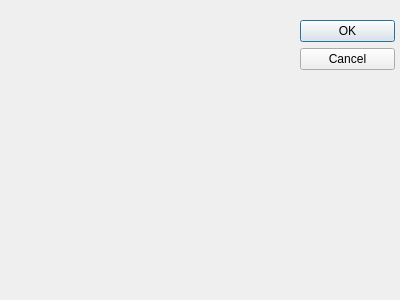
<?xml version="1.0" encoding="UTF-8"?>
<ui version="4.0">
 <class>Dialog</class>
 <widget class="QDialog" name="Dialog">
  <property name="geometry">
   <rect>
    <x>0</x>
    <y>0</y>
    <width>400</width>
    <height>300</height>
   </rect>
  </property>
  <property name="windowTitle">
   <string>Dialog</string>
  </property>
  <widget class="QWidget" name="layoutWidget">
   <property name="geometry">
    <rect>
     <x>300</x>
     <y>20</y>
     <width>95</width>
     <height>106</height>
    </rect>
   </property>
   <layout class="QVBoxLayout">
    <property name="spacing">
     <number>6</number>
    </property>
    <property name="leftMargin">
     <number>0</number>
    </property>
    <property name="topMargin">
     <number>0</number>
    </property>
    <property name="rightMargin">
     <number>0</number>
    </property>
    <property name="bottomMargin">
     <number>0</number>
    </property>
    <item>
     <widget class="QPushButton" name="okButton">
      <property name="text">
       <string>OK</string>
      </property>
     </widget>
    </item>
    <item>
     <widget class="QPushButton" name="cancelButton">
      <property name="text">
       <string>Cancel</string>
      </property>
     </widget>
    </item>
    <item>
     <spacer>
      <property name="orientation">
       <enum>Qt::Vertical</enum>
      </property>
      <property name="sizeHint" stdset="0">
       <size>
        <width>20</width>
        <height>40</height>
       </size>
      </property>
     </spacer>
    </item>
   </layout>
  </widget>
 </widget>
 <resources/>
 <connections>
  <connection>
   <sender>okButton</sender>
   <signal>clicked()</signal>
   <receiver>Dialog</receiver>
   <slot>accept()</slot>
   <hints>
    <hint type="sourcelabel">
     <x>351</x>
     <y>38</y>
    </hint>
    <hint type="destinationlabel">
     <x>233</x>
     <y>29</y>
    </hint>
   </hints>
  </connection>
  <connection>
   <sender>cancelButton</sender>
   <signal>clicked()</signal>
   <receiver>Dialog</receiver>
   <slot>reject()</slot>
   <hints>
    <hint type="sourcelabel">
     <x>330</x>
     <y>66</y>
    </hint>
    <hint type="destinationlabel">
     <x>197</x>
     <y>125</y>
    </hint>
   </hints>
  </connection>
 </connections>
</ui>
